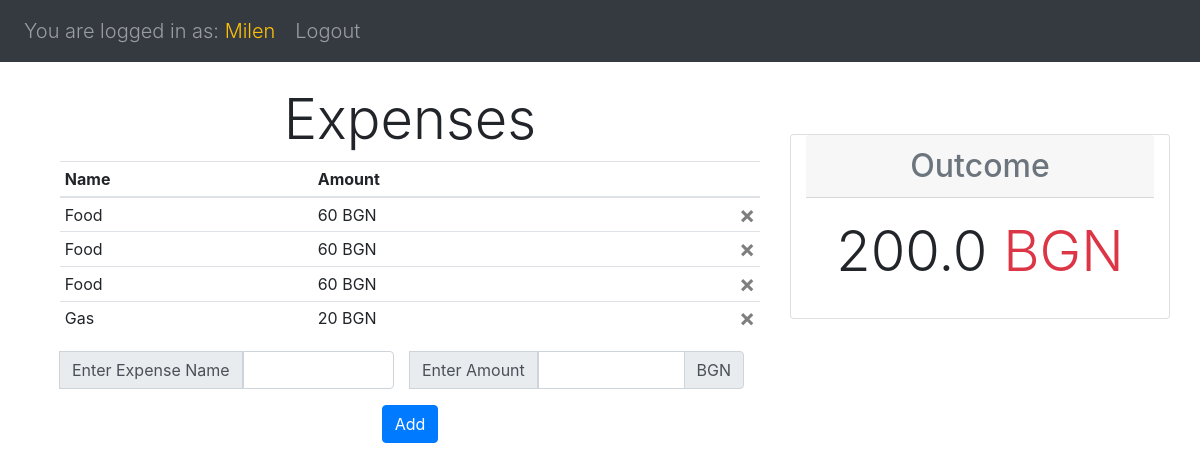
The page /home (signed in) on the database as committed earlier.
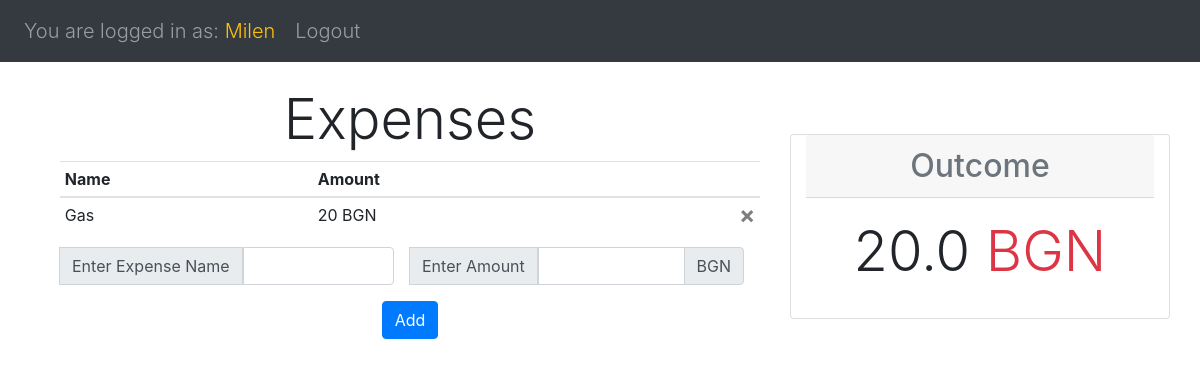
The same page on the database as committed later.
### financetracker/models.py (models this page shows)
class User(db.Model, UserMixin):
    id = db.Column(db.Integer, primary_key=True)
    email = db.Column(db.String(150), unique=True)
    password = db.Column(db.String(150))
    first_name = db.Column(db.String(150))
    expenses = db.relationship('Expense')

class Expense(db.Model):
    id = db.Column(db.Integer, primary_key=True)
    expense_name = db.Column(db.String(150))
    expense_amount = db.Column(db.String(15))
    user_id = db.Column(db.Integer, db.ForeignKey('user.id'))

### financetracker/views.py (the view, shortened to what this page needs)
@views.route('/home', methods=['GET', 'POST'])
@login_required
def home():
    query = Expense.query.all()
    total = 0
    for expense in query:
        if expense.user_id == current_user.id:
            total += float(expense.expense_amount)
    return render_template('home.html', user=current_user, total=round(total,3))

### financetracker/__init__.py (called while the page is built)
def create_app():
    app = Flask(__name__)
    app.config['SECRET_KEY'] = 'zHyouxw7ztlfgkUV6RfLYY4pifWvT8CD'
    app.config['SQLALCHEMY_DATABASE_URI'] = f'sqlite:///{DB_NAME}'
    @app.route('/')
    def home():
        return redirect(url_for('views.home'))
    db.init_app(app)
    login_manager = LoginManager()
    login_manager.login_view = 'auth.login'
    login_manager.init_app(app)
    @login_manager.user_loader
    def load_user(id):
        return User.query.get(int(id))
    from .views import views
    from .auth import auth
    app.register_blueprint(views, url_prefix='/')
    app.register_blueprint(auth, url_prefix='/')
    from .models import User
    create_database(app)
    migrate = Migrate(app, db)
    return app

### financetracker/templates/home.html
{% extends 'base.html' %} {% block title %}Home{% endblock %}
{% block content %}
<div class="row">
    <div class="col-md-8">
        <div class="container-fluid">
            <h4 class='display-4' align="center">Expenses</h4>
            <table class="table table-sm table-hover">
                <thead>
                <tr>
                    <th scope="col">Name</th>
                    <th scope="col">Amount</th>
                    <th></th>
                </tr>
                </thead>
                <tbody>
                {% for expense in user.expenses %}
                <tr>
                    <td> {{ expense.expense_name }}</td>
                    <td>{{ expense.expense_amount }} BGN</td>
                    <td><a class="close" href="{{url_for('views.delete',id=expense.id)}}">&times;</a></td>
                </tr>
                {% endfor %}
                </tbody>
            </table>
            <form class="form-group" method="POST">
                <div class="d-flex mb-3">
                    <div class="input-group mr-3">
                        <div class="input-group-append">
                            <span class="input-group-text">Enter Expense Name</span>
                        </div>
                        <input type="text" class="form-control" aria-label="Amount" id="expense_name"
                               name="expense_name">
                    </div>
                    <div class="input-group mr-3">
                        <div class="input-group-append">
                            <span class="input-group-text">Enter Amount</span>
                        </div>
                        <input type="text" class="form-control" aria-label="Amount" id="expense_amount"
                               name="expense_amount">
                        <div class="input-group-append">
                            <span class="input-group-text">BGN</span>
                        </div>
                    </div>
                </div>
                <button type="submit" class="btn btn-primary d-flex mx-auto mb-5">Add</button>
            </form>
        </div>
    </div>
    <div class="card col-md-4 my-5 mh-100 h-50 d-inline-block">
        <h2 class="card-header bd-title text-secondary" align="center">Outcome</h2>
        <div class="card-body" align="center">
            <h5 class="card-title display-4">{{ total }} <span class="text-danger">BGN</span></h5>
        </div>
    </div>
</div>
</div>
{% endblock %}

### financetracker/templates/base.html (shortened to what this page needs)
<!DOCTYPE html>
<html lang="en">
<head>
    <link
            rel="stylesheet"
            href="https://stackpath.bootstrapcdn.com/bootstrap/4.4.1/css/bootstrap.min.css"
    />
    <link
            rel="stylesheet"
            href="https://stackpath.bootstrapcdn.com/font-awesome/4.7.0/css/font-awesome.min.css"
    />
</head>
<body>
<nav class="navbar navbar-expand-lg navbar-dark bg-dark">
    <div class="collapse navbar-collapse" id="navbar">
        <div class="navbar-nav">
            {% if user.is_authenticated %}
            <a class="nav-item nav-link lead mr-1" id="home" href="/home"> You are logged in as:
                <span class="navbar-item navbar-light bg-light bg-dark text-warning mt-2 mr-auto lead">{{ current_user.first_name }}</span></a>
            <a class="nav-item nav-link lead mr-1" id="logout" href="/logout">Logout</a>
            {% else %}
            <a class="nav-item nav-link lead" id="login" href="/login">Login</a>
            <a class="nav-item nav-link lead" id="sign-up" href="/sign-up">Sign-Up</a>
            {% endif %}
        </div>
    </div>
</nav>
<br>
<div class="container">
    {% block content %}
    {% endblock %}
</body>
</html>

Rows that differ between the two databases and show on the page:
removed Expense: expense_name "Food", expense_amount "60"
removed Expense: expense_name "Food", expense_amount "60"
removed Expense: expense_name "Food", expense_amount "60"
Other text that changed with them:
{{ total }}: "200.0" → "20.0"
